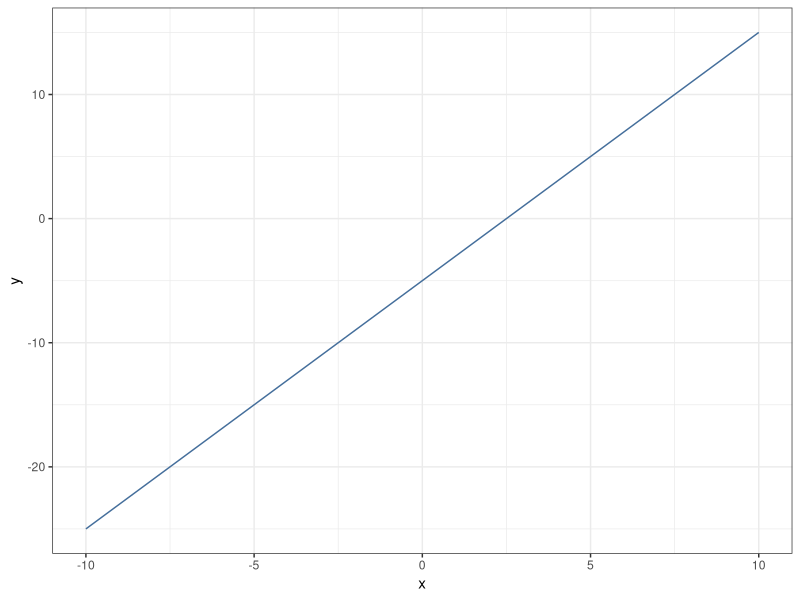
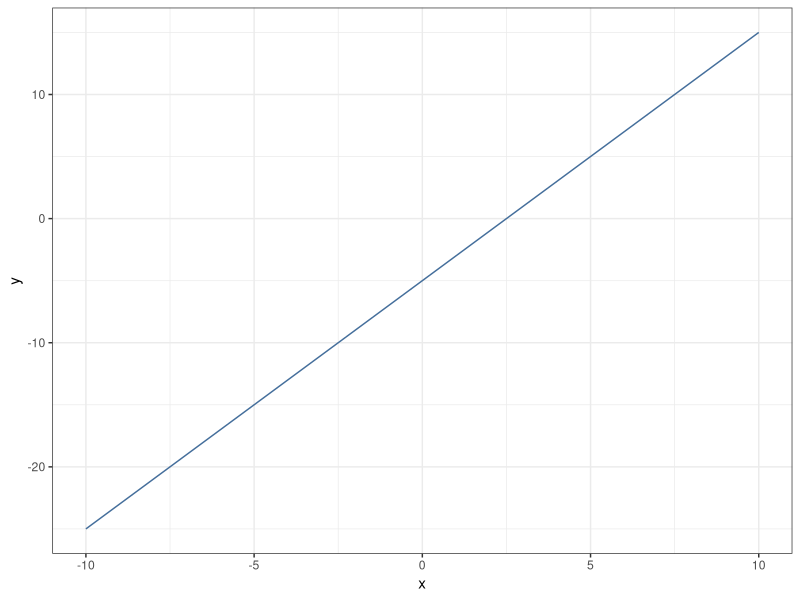
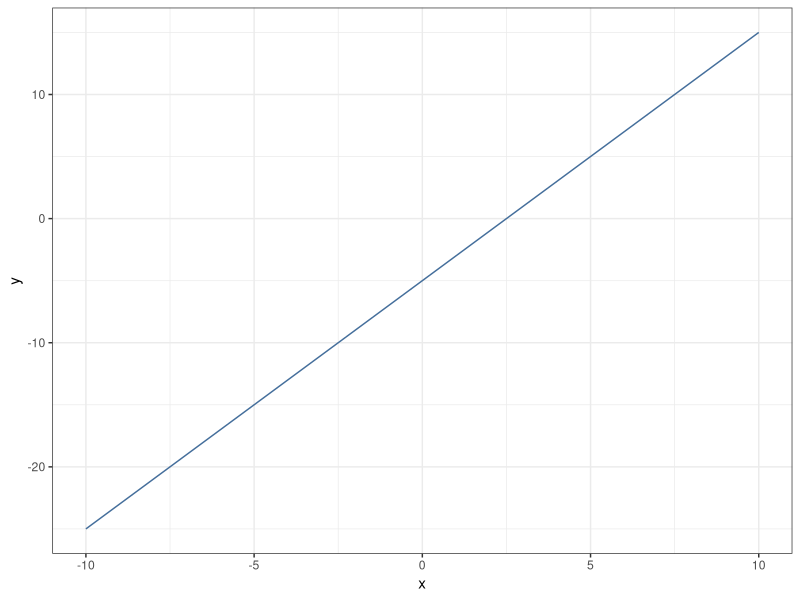
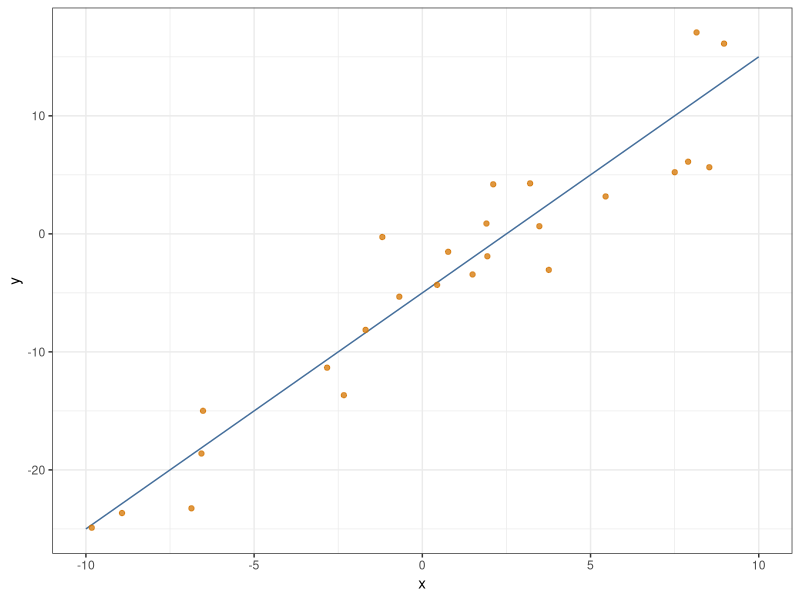
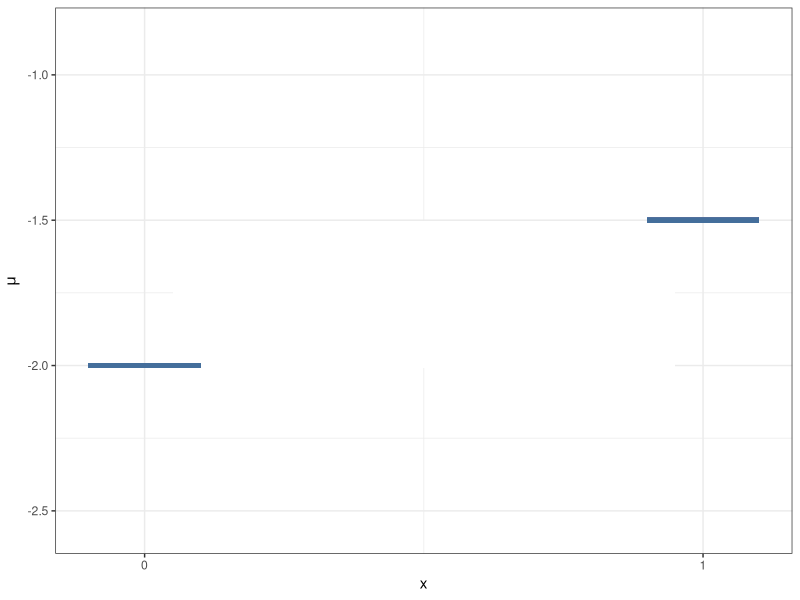
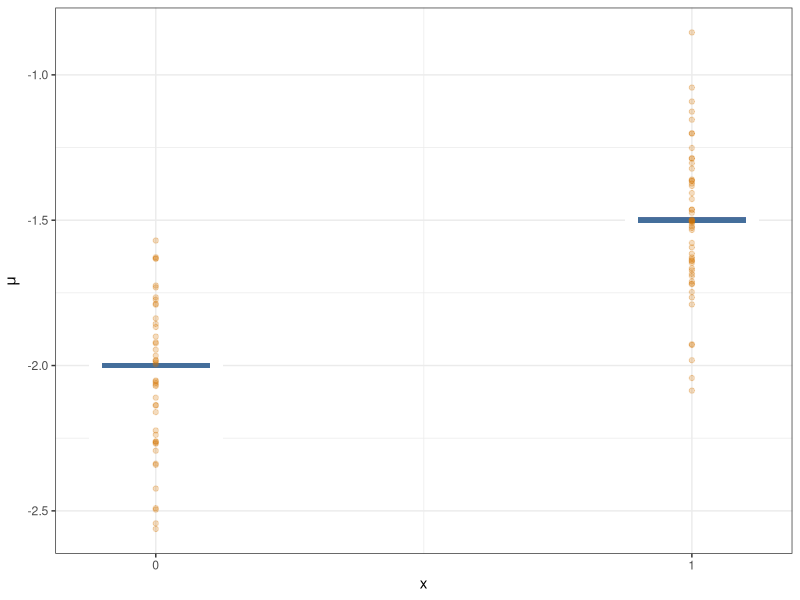
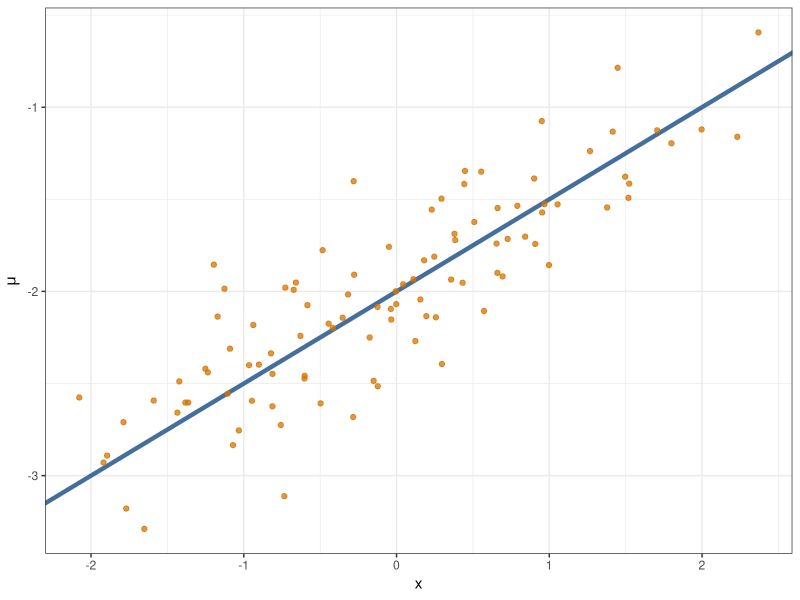
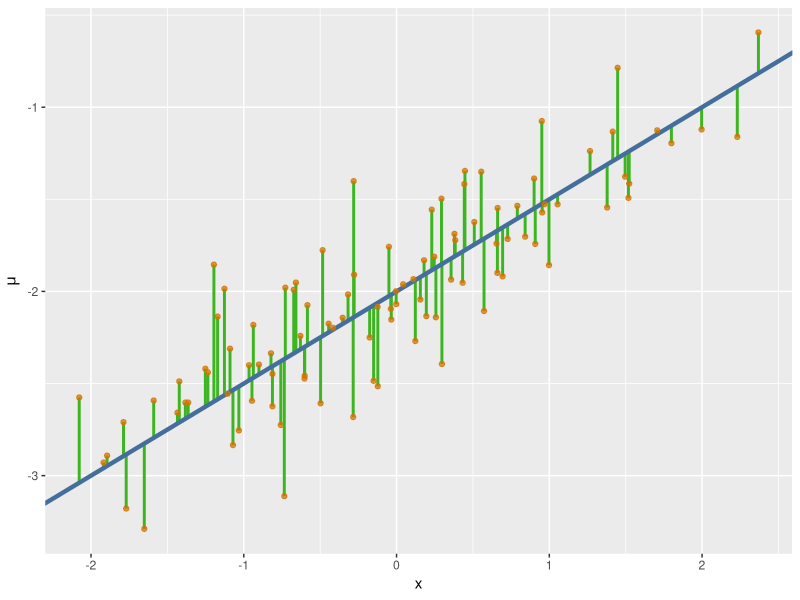

R code for these plots, in order:
## ---- chunk 1
options(htmltools.dir.version = FALSE)
knitr::opts_chunk$set(echo = FALSE, fig.align = 'center', warning=FALSE, message=FALSE, fig.retina = 2)

library(ggplot2)
## ---- chunk 2
x <- seq(from = -10, to = 10, by = 0.1)
line_df <- data.frame(x = x,
                      y = -5 + 2 * x)
ggplot(line_df, aes(x = x, y = y)) + 
  geom_path(color = "#446E9B") +
  theme_bw()
## ---- chunk 3
ggplot(line_df, aes(x = x, y = y)) + 
  geom_path(color = "#446E9B") +
  theme_bw()
## ---- chunk 4
ggplot(line_df, aes(x = x, y = y)) + 
  geom_path(color = "#446E9B") +
  theme_bw()
## ---- chunk 5
x2 <- runif(n = 25, -10, 10)
samp_df <- data.frame(x = x2, y = rnorm(n = 25, -5 + 2 * x2, 4))
ggplot(line_df, aes(x = x, y = y)) + 
  geom_path(color = "#446E9B") +
  geom_point(data = samp_df, aes(x = x, y = y), color = "#D47500", alpha = 0.75) +
  theme_bw()
## ---- chunk 6
x <- rbinom(100, size = 1, prob = 0.5)
y <- -2 + 0.5 * x + rnorm(100, 0, 0.25)
df <- data.frame(x = x, y = y)
ggplot(df, aes(x, y)) + 
  geom_boxplot(color = NA, width = 0.01, height = 0.01) +
  geom_segment(aes(x = -0.1, xend = 0.1, y = -2, yend = -2), color = "#446E9B", size = 1.5) +
  geom_segment(aes(x = 0.9, xend = 1.1, y = -1.5, yend = -1.5), color = "#446E9B", size = 1.5) +
  scale_y_continuous(expression(mu)) +
  scale_x_continuous(breaks = c(0, 1)) +
  theme_bw()
## ---- chunk 7
ggplot(df, aes(x, y, group = as.factor(x))) + geom_boxplot(color = NA, width = 0.25) +
  geom_segment(aes(x = -0.1, xend = 0.1, y = -2, yend = -2), color = "#446E9B", size = 1.5) +
  geom_segment(aes(x = 0.9, xend = 1.1, y = -1.5, yend = -1.5), color = "#446E9B", size = 1.5) +
  scale_y_continuous(expression(mu)) +
  scale_x_continuous(breaks = c(0, 1)) +
  geom_point(color = "#D47500", alpha = 0.25) +
  theme_bw()
## ---- chunk 8
x <- rnorm(100)
y <- -2 + 0.5 * x + rnorm(100, 0, 0.25)
mu <- -2 + 0.5 * x
resid <- y - mu
df <- data.frame(x = x, y = y, mu = mu, Residuals = resid)
ggplot(df, aes(x, y)) + 
  geom_abline(slope = 0.5, intercept = -2, color = "#446E9B", size = 1.5) +
  scale_y_continuous(expression(mu)) +
  geom_point(color = "#D47500", alpha = 0.75) +
  theme_bw()
## ---- chunk 9
ggplot(df, aes(x, y)) + 
  geom_segment(aes(x = x, xend = x, y = mu, yend = y), color = "#3CB521", size = 1) +
  geom_abline(slope = 0.5, intercept = -2, color = "#446E9B", size = 1.5) +
  scale_y_continuous(expression(mu)) +
  geom_point(color = "#D47500", alpha = 0.75)
## ---- chunk 10
ggplot(df, aes(x, Residuals)) + 
  geom_abline(slope = 0, intercept = 0, color = "grey40", linetype = "dashed", size = 1.5) +
  geom_point(color = "#D47500", alpha = 0.75) +
  theme_bw()
